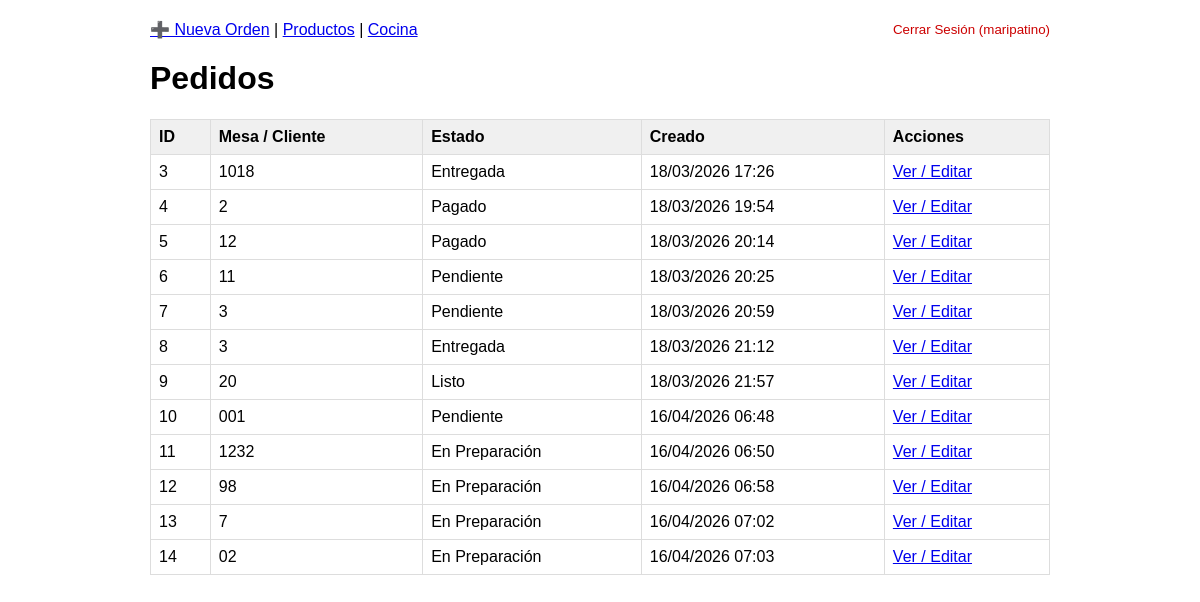
Page /ventas/pedidos/ (signed in) on the committed database.
### ventas/models.py (models this page shows, shortened)
class Pedido(models.Model):
    ESTADOS = [
        ('pendiente', 'Pendiente'),
        ('en_preparacion', 'En Preparación'),
        ('listo', 'Listo'),
        ('entregada', 'Entregada'),
        ('pagado', 'Pagado'),
    ]
    mesa_o_online = models.CharField(max_length=100, help_text="Cliente")
    estado = models.CharField(max_length=20, choices=ESTADOS, default='pendiente')
    creado_por = models.ForeignKey(User, on_delete=models.CASCADE)
    fecha_creacion = models.DateTimeField(auto_now_add=True)
    productos = models.ManyToManyField(Producto, through='PedidoProducto', blank=True)

### ventas/views.py (the view)
# urls.py: path('pedidos/', views.PedidoListView.as_view(), name='pedido_list'),
class PedidoListView(LoginRequiredMixin, ListView):
    model = Pedido
    template_name = 'ventas/pedido_list.html'
    context_object_name = 'pedidos'
    def get_queryset(self):
        return super().get_queryset().filter(creado_por=self.request.user)

### ventas/templates/ventas/pedido_list.html (shortened to what this page needs)
<!DOCTYPE html>
<html lang="es">
<head>
</head>
<body>
    <nav>
        <a href="{% url 'pedido_create' %}">➕ Nueva Orden</a> |
        <a href="{% url 'venta_list' %}">Productos</a> |
        <a href="{% url 'cocina_dashboard' %}">Cocina</a>
        <form method="post" action="{% url 'logout' %}" style="display:inline;" class="logout-btn">
            <button type="submit" style="background:none;border:none;color:#c00;cursor:pointer;padding:0;">Cerrar Sesión ({{ request.user.username }})</button>
        </form>
    </nav>
    <h1>Pedidos</h1>
    <table>
        <thead>
            <tr>
                <th>ID</th>
                <th>Mesa / Cliente</th>
                <th>Estado</th>
                <th>Creado</th>
                <th>Acciones</th>
            </tr>
        </thead>
        <tbody>
        {% for pedido in pedidos %}
            <tr>
                <td>{{ pedido.id }}</td>
                <td>{{ pedido.mesa_o_online }}</td>
                <td>{{ pedido.get_estado_display }}</td>
                <td>{{ pedido.fecha_creacion|date:"d/m/Y H:i" }}</td>
                <td><a href="{% url 'pedido_detail' pedido.id %}">Ver / Editar</a></td>
            </tr>
        {% empty %}
            <tr>
                <td colspan="5">No hay pedidos creados aún.</td>
            </tr>
        {% endfor %}
        </tbody>
    </table>
</body>
</html>

### ventas/templates/ventas/pedido_list.html (style rules this page uses)
body { font-family: sans-serif; max-width: 900px; margin: 20px auto; padding: 0 16px; }
nav { margin-bottom: 16px; }
.logout-btn { float:right; }
table { width:100%; border-collapse:collapse; }
th, td { border:1px solid #ddd; padding:8px; text-align:left; }
th { background:#f0f0f0; }

### rows in the picture
Pedido: id "3", mesa_o_online "1018", estado "Entregada", fecha_creacion "18/03/2026 17:26"
Pedido: id "4", mesa_o_online "2", estado "Pagado", fecha_creacion "18/03/2026 19:54"
Pedido: id "5", mesa_o_online "12", estado "Pagado", fecha_creacion "18/03/2026 20:14"
Pedido: id "6", mesa_o_online "11", estado "Pendiente", fecha_creacion "18/03/2026 20:25"
Pedido: id "7", mesa_o_online "3", estado "Pendiente", fecha_creacion "18/03/2026 20:59"
Pedido: id "8", mesa_o_online "3", estado "Entregada", fecha_creacion "18/03/2026 21:12"
Pedido: id "9", mesa_o_online "20", estado "Listo", fecha_creacion "18/03/2026 21:57"
Pedido: id "10", mesa_o_online "001", estado "Pendiente", fecha_creacion "16/04/2026 06:48"
Pedido: id "11", mesa_o_online "1232", estado "En Preparación", fecha_creacion "16/04/2026 06:50"
Pedido: id "12", mesa_o_online "98", estado "En Preparación", fecha_creacion "16/04/2026 06:58"
Pedido: id "13", mesa_o_online "7", estado "En Preparación", fecha_creacion "16/04/2026 07:02"
Pedido: id "14", mesa_o_online "02", estado "En Preparación", fecha_creacion "16/04/2026 07:03"

### other values in the picture
{{ request.user.username }} "maripatino"
